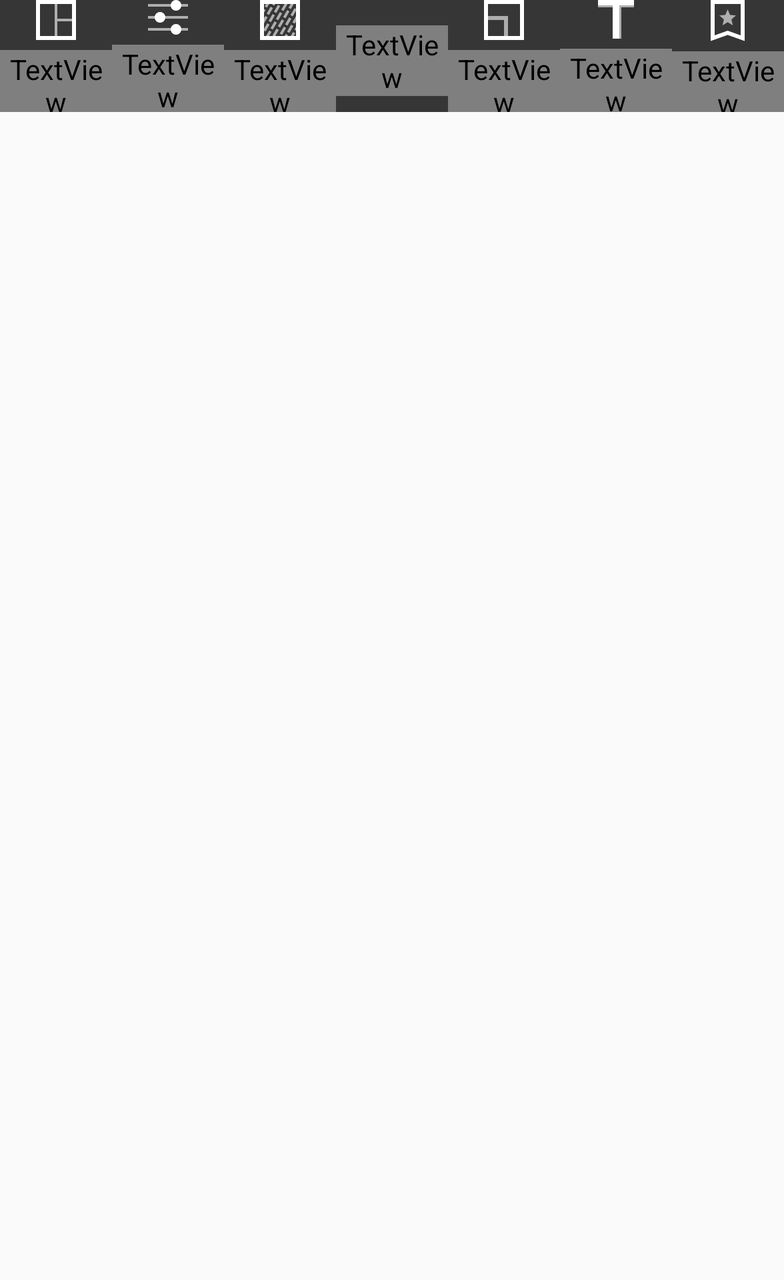
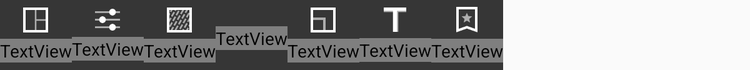

First picture: res/layout/ on a phone held upright. Second picture: the repository's own variant of that layout, on a device whose configuration matches the variant's folder. Source for both follows.
<!-- AndroidManifest.xml: application theme AppTheme -->
<!-- res/layout/include_activity_main_bottom.xml -->
<HorizontalScrollView xmlns:android="http://schemas.android.com/apk/res/android"
    android:layout_width="wrap_content"
    android:layout_height="wrap_content">

    <LinearLayout
        android:layout_width="wrap_content"
        android:layout_height="56dp"
        android:background="@color/color_top_bar"
        android:orientation="horizontal">

        <LinearLayout
            style="@style/ScrollBottomLinearLayout"
            android:onClick="onButtonGridLite">

            <ImageView
                style="@style/ScrollBottomImage"
                android:src="@mipmap/button_menu_grid" />

            <TextView
                style="@style/ScrollBottomTextView"
                android:text="@string/grid" />
        </LinearLayout>

        <ImageButton
            style="@style/ScrollBottomImage"
            android:src="@drawable/selector_style_button"
            android:visibility="gone" />

        <LinearLayout
            android:id="@+id/style_menu_shape_button"
            style="@style/ScrollBottomLinearLayout"
            android:onClick="onButtonShape">

            <ImageView
                style="@style/ScrollBottomImage"
                android:src="@mipmap/style_shape_button" />

            <TextView
                style="@style/ScrollBottomTextView"
                android:text="@string/setting" />
        </LinearLayout>

        <LinearLayout
            android:id="@+id/style_menu_bg_button"
            style="@style/ScrollBottomLinearLayout"
            android:onClick="onButtonBg">

            <ImageView
                style="@style/ScrollBottomImage"
                android:src="@mipmap/style_pattern_button" />

            <TextView
                style="@style/ScrollBottomTextView"
                android:text="@string/bg" />
        </LinearLayout>

        <LinearLayout
            android:id="@+id/style_menu_frame_button"
            style="@style/ScrollBottomLinearLayout"
            android:onClick="onButtonFrame">

            <ImageView
                style="@style/ScrollBottomImage"
                android:src="@mipmap/style_frame_button" />

            <TextView
                style="@style/ScrollBottomTextView"
                android:text="@string/frame" />
        </LinearLayout>

        <LinearLayout
            android:id="@+id/style_menu_ratio_button"
            style="@style/ScrollBottomLinearLayout"
            android:onClick="onButtonRatio">

            <ImageView
                style="@style/ScrollBottomImage"
                android:src="@mipmap/style_ratio_button" />

            <TextView
                style="@style/ScrollBottomTextView"
                android:text="@string/ratio" />
        </LinearLayout>

        <LinearLayout
            style="@style/ScrollBottomLinearLayout"
            android:onClick="onButtonText">

            <ImageView
                style="@style/ScrollBottomImage"
                android:src="@mipmap/button_menu_text" />

            <TextView
                style="@style/ScrollBottomTextView"
                android:text="@string/text" />
        </LinearLayout>

        <LinearLayout
            style="@style/ScrollBottomLinearLayout"
            android:onClick="onButtonSticker">

            <ImageView
                style="@style/ScrollBottomImage"
                android:src="@mipmap/button_menu_sticker" />

            <TextView
                style="@style/ScrollBottomTextView"
                android:text="@string/sticker" />
        </LinearLayout>

    </LinearLayout>
</HorizontalScrollView>
<!-- resources referenced by this layout -->
<resources>
  <color name="color_top_bar">#ff363636</color>
  <!-- drawable selector_style_button (drawable) -->
  <?xml version="1.0" encoding="utf-8"?>
  <selector xmlns:android="http://schemas.android.com/apk/res/android">
      <item android:drawable="@mipmap/button_menu_style_on" android:state_pressed="true" />
      
      <item android:drawable="@mipmap/button_menu_style_on" android:state_focused="true" />
      
      <item android:drawable="@mipmap/button_menu_style" />
      
  
  </selector>
  <!-- mipmap button_menu_grid: png bitmap (mipmap-xxhdpi, 130 bytes) -->
  <!-- mipmap button_menu_sticker: png bitmap (mipmap-xxhdpi, 610 bytes) -->
  <!-- mipmap button_menu_text: png bitmap (mipmap-xxhdpi, 131 bytes) -->
  <!-- mipmap style_pattern_button: png bitmap (mipmap-xxhdpi, 1021 bytes) -->
  <!-- mipmap style_ratio_button: png bitmap (mipmap-xxhdpi, 130 bytes) -->
  <!-- mipmap style_shape_button: png bitmap (mipmap-xxhdpi, 239 bytes) -->
  <string name="bg">BG</string>
  <string name="frame">Frame</string>
  <string name="grid">Grid</string>
  <string name="ratio">Ratio</string>
  <string name="setting">Setting</string>
  <string name="sticker">Stickers</string>
  <string name="text">Text</string>
  <style name="ScrollBottomImage">
          <item name="android:background">@null</item>
          <item name="android:scaleType">fitCenter</item>
          <item name="android:layout_width">wrap_content</item>
          <item name="android:layout_height">wrap_content</item>
          <item name="android:layout_marginLeft">0dp</item>
          <item name="android:layout_marginRight">0dp</item>
          <item name="android:contentDescription">@string/app_name</item>
      </style>
  <style name="ScrollBottomLinearLayout">
          <item name="android:background">@anim/bottom_linearlayout</item>
          <item name="android:layout_width">56dp</item>
          <item name="android:gravity">center</item>
          <item name="android:orientation">vertical</item>
          <item name="android:layout_gravity">center</item>
          <item name="android:layout_height">56dp</item>
          <item name="android:layout_marginLeft">0dp</item>
          <item name="android:layout_marginRight">0dp</item>
      </style>
  <style name="ScrollBottomTextView" parent="android:Widget.TextView">
          <item name="android:layout_width">wrap_content</item>
          <item name="android:layout_height">wrap_content</item>
          <item name="android:layout_marginLeft">0dp</item>
          <item name="android:layout_marginTop">5dp</item>
          <item name="android:layout_marginRight">0dp</item>
          <item name="android:textSize">14sp</item>
          <item name="android:fontFamily" tools:targetApi="jelly_bean">"sans-serif-regular"</item>
          <item name="android:textColor">@android:color/white</item>
      </style>
  <style name="AppTheme" parent="Theme.AppCompat.Light.DarkActionBar">
          
          <item name="colorPrimary">@color/colorPrimary</item>
          <item name="colorPrimaryDark">@color/colorPrimaryDark</item>
          <item name="colorAccent">@color/colorAccent</item>
      </style>
  <string name="app_name">LiteCollage</string>
  <color name="colorPrimary">#3F51B5</color>
  <color name="colorPrimaryDark">#303F9F</color>
  <color name="colorAccent">#FF424242</color>
</resources>
<!-- res/layout-sw400dp/include_activity_main_bottom.xml (the repository's variant of the layout above) -->
<!-- drawn on a 7-inch tablet held upright -->
<LinearLayout xmlns:android="http://schemas.android.com/apk/res/android"
    android:layout_width="wrap_content"
    android:layout_height="56dp"
    android:background="@color/color_top_bar"
    android:orientation="horizontal">

    <LinearLayout
        style="@style/LargeScreenScrollBottomLinearLayout"
        android:onClick="onButtonGridLite">

        <ImageView
            style="@style/ScrollBottomImage"
            android:src="@mipmap/button_menu_grid" />

        <TextView
            style="@style/ScrollBottomTextView"
            android:text="@string/grid" />
    </LinearLayout>

    <ImageButton
        style="@style/ScrollBottomImage"
        android:src="@drawable/selector_style_button"
        android:visibility="gone" />

    <LinearLayout
        android:id="@+id/style_menu_shape_button"
        style="@style/LargeScreenScrollBottomLinearLayout"
        android:onClick="onButtonShape">

        <ImageView
            style="@style/ScrollBottomImage"
            android:src="@mipmap/style_shape_button" />

        <TextView
            style="@style/ScrollBottomTextView"
            android:text="@string/setting" />
    </LinearLayout>

    <LinearLayout
        android:id="@+id/style_menu_bg_button"
        style="@style/LargeScreenScrollBottomLinearLayout"
        android:onClick="onButtonBg">

        <ImageView
            style="@style/ScrollBottomImage"
            android:src="@mipmap/style_pattern_button" />

        <TextView
            style="@style/ScrollBottomTextView"
            android:text="@string/bg" />
    </LinearLayout>

    <LinearLayout
        android:id="@+id/style_menu_frame_button"
        style="@style/LargeScreenScrollBottomLinearLayout"
        android:onClick="onButtonFrame">

        <ImageView
            style="@style/ScrollBottomImage"
            android:src="@mipmap/style_frame_button" />

        <TextView
            style="@style/ScrollBottomTextView"
            android:text="@string/frame" />
    </LinearLayout>

    <LinearLayout
        android:id="@+id/style_menu_ratio_button"
        style="@style/LargeScreenScrollBottomLinearLayout"
        android:onClick="onButtonRatio">

        <ImageView
            style="@style/ScrollBottomImage"
            android:src="@mipmap/style_ratio_button" />

        <TextView
            style="@style/ScrollBottomTextView"
            android:text="@string/ratio" />
    </LinearLayout>

    <LinearLayout
        style="@style/LargeScreenScrollBottomLinearLayout"
        android:onClick="onButtonText">

        <ImageView
            style="@style/ScrollBottomImage"
            android:src="@mipmap/button_menu_text" />

        <TextView
            style="@style/ScrollBottomTextView"
            android:text="@string/text" />
    </LinearLayout>

    <LinearLayout
        style="@style/LargeScreenScrollBottomLinearLayout"
        android:onClick="onButtonSticker">

        <ImageView
            style="@style/ScrollBottomImage"
            android:src="@mipmap/button_menu_sticker" />

        <TextView
            style="@style/ScrollBottomTextView"
            android:text="@string/sticker" />
    </LinearLayout>

</LinearLayout>
<!-- resources referenced by the variant -->
<!-- as a 7-inch tablet held upright resolves them -->
<resources>
  <color name="color_top_bar">#ff363636</color>
  <!-- drawable selector_style_button (drawable) -->
  <?xml version="1.0" encoding="utf-8"?>
  <selector xmlns:android="http://schemas.android.com/apk/res/android">
      <item android:drawable="@mipmap/button_menu_style_on" android:state_pressed="true" />
      
      <item android:drawable="@mipmap/button_menu_style_on" android:state_focused="true" />
      
      <item android:drawable="@mipmap/button_menu_style" />
      
  
  </selector>
  <!-- mipmap button_menu_grid: png bitmap (mipmap-xxhdpi, 130 bytes) -->
  <!-- mipmap button_menu_sticker: png bitmap (mipmap-xxhdpi, 610 bytes) -->
  <!-- mipmap button_menu_text: png bitmap (mipmap-xxhdpi, 131 bytes) -->
  <!-- mipmap style_pattern_button: png bitmap (mipmap-xxhdpi, 1021 bytes) -->
  <!-- mipmap style_ratio_button: png bitmap (mipmap-xxhdpi, 130 bytes) -->
  <!-- mipmap style_shape_button: png bitmap (mipmap-xxhdpi, 239 bytes) -->
  <string name="bg">BG</string>
  <string name="frame">Frame</string>
  <string name="grid">Grid</string>
  <string name="ratio">Ratio</string>
  <string name="setting">Setting</string>
  <string name="sticker">Stickers</string>
  <string name="text">Text</string>
  <style name="LargeScreenScrollBottomLinearLayout">
          <item name="android:background">@anim/bottom_linearlayout</item>
          <item name="android:layout_width">0dp</item>
          <item name="android:gravity">center</item>
          <item name="android:layout_weight">1</item>
          <item name="android:orientation">vertical</item>
          <item name="android:layout_gravity">center</item>
          <item name="android:layout_height">56dp</item>
          <item name="android:layout_marginLeft">0dp</item>
          <item name="android:layout_marginRight">0dp</item>
      </style>
  <style name="ScrollBottomImage">
          <item name="android:background">@null</item>
          <item name="android:scaleType">fitCenter</item>
          <item name="android:layout_width">wrap_content</item>
          <item name="android:layout_height">wrap_content</item>
          <item name="android:layout_marginLeft">0dp</item>
          <item name="android:layout_marginRight">0dp</item>
          <item name="android:contentDescription">@string/app_name</item>
      </style>
  <style name="ScrollBottomTextView" parent="android:Widget.TextView">
          <item name="android:layout_width">wrap_content</item>
          <item name="android:layout_height">wrap_content</item>
          <item name="android:layout_marginLeft">0dp</item>
          <item name="android:layout_marginTop">5dp</item>
          <item name="android:layout_marginRight">0dp</item>
          <item name="android:textSize">14sp</item>
          <item name="android:fontFamily" tools:targetApi="jelly_bean">"sans-serif-regular"</item>
          <item name="android:textColor">@android:color/white</item>
      </style>
  <style name="AppTheme" parent="Theme.AppCompat.Light.DarkActionBar">
          
          <item name="colorPrimary">@color/colorPrimary</item>
          <item name="colorPrimaryDark">@color/colorPrimaryDark</item>
          <item name="colorAccent">@color/colorAccent</item>
      </style>
  <string name="app_name">LiteCollage</string>
  <color name="colorPrimary">#3F51B5</color>
  <color name="colorPrimaryDark">#303F9F</color>
  <color name="colorAccent">#FF424242</color>
</resources>
